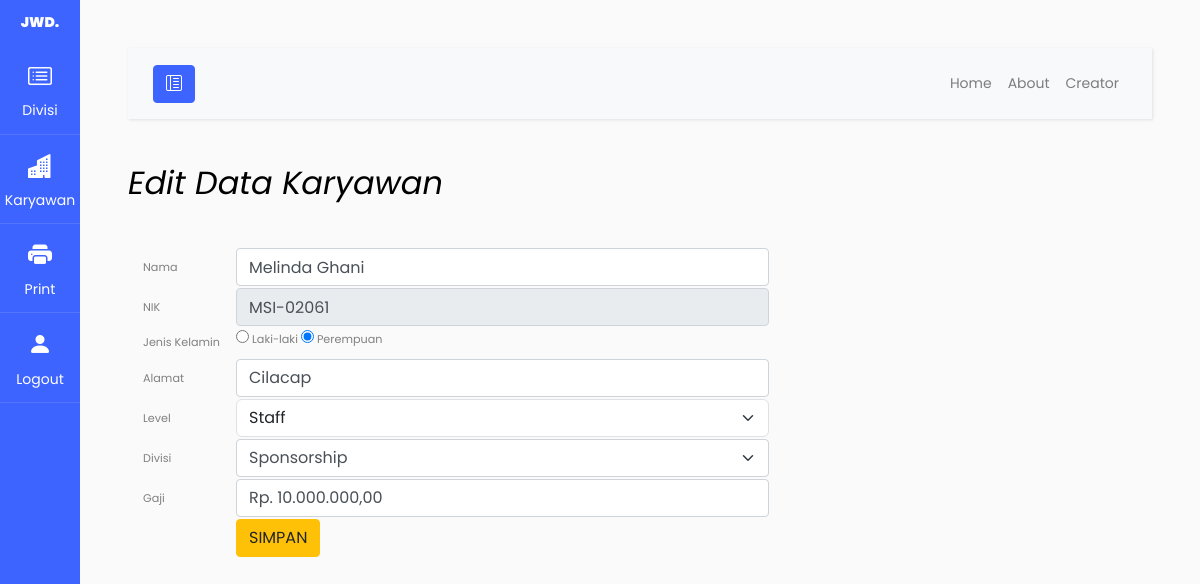
The app's page /tampilan/edit_kar.php?nik=MSI-02061 (signed in) with its own data.
### tables this page shows
CREATE TABLE `karyawan` (
  `nama` varchar(64) DEFAULT NULL,
  `nik` char(9) NOT NULL,
  `jenis_kelamin` varchar(24) DEFAULT NULL,
  `alamat` varchar(64) DEFAULT NULL,
  `level` varchar(32) DEFAULT NULL,
  `divisi` varchar(32) DEFAULT NULL,
  `gaji` varchar(100) DEFAULT NULL
);

### tampilan/edit_kar.php (the view, shortened to what this page needs)
<!DOCTYPE html>
<html lang="en">
<head>
    <link href="https://cdn.jsdelivr.net/npm/bootstrap@5.3.0/dist/css/bootstrap.min.css" rel="stylesheet">
    <link href="https://cdn.jsdelivr.net/npm/bootstrap-icons@1.10.3/font/bootstrap-icons.css" rel="stylesheet">
	<link rel="stylesheet" href="../css/style.css">
</head>
<body>
<div class="wrapper d-flex align-items-stretch">
    <?php
    include '../asset/sidebar.php';
    ?>
    <div id="content" class="p-4 p-md-5">
    <?php
    include '../asset/navbar.php';
    ?>
    <h2 class="mb-4"><em>Edit Data Karyawan</em></h2>
<main>
      <div class="table-responsive small">
        <table class="table table-striped table-sm">
          <?php
	include '../database/koneksi.php';
  $nik = $_GET['nik'];
  $data = mysqli_query($koneksi,"select * from karyawan where nik='$nik'");
  while($d = mysqli_fetch_array($data)){
		?>
		<form method="post" action="../sistem/update_kar.php">
			<table>
        <div class="aa">
          <tr>
          <td class="col-sm-2 col-form-label">Nama</td>
          <div class="col-sm-10">
          <td><input type="text" class="form-control" name="nama" value="<?php echo $d['nama']; ?>" ></td>
          </div>
          </tr>
        </div>
        <div class="aa">
          <tr>
          <td class="col-sm-2 col-form-label">NIK</td>
          <div class="col-sm-10">
          <td><input type="text" class="form-control" name="nik" value="<?php echo $d['nik']; ?>" disabled></td>
          </div>
          </tr>
        </div>
        <div class="aa">
          <tr>
            <td class="col-sm-2 col-form-label">Jenis Kelamin</td>
            <div class="col-sm-10">
              <td>
                <input type="radio" name="jenis_kelamin" id="laki-laki" value="Laki-laki" <?php if($d['jenis_kelamin'] == "Laki-laki") echo "checked"; ?> required>
                <label for="laki-laki">Laki-laki</label>
                <input type="radio" name="jenis_kelamin" id="perempuan" value="Perempuan" <?php if($d['jenis_kelamin'] == "Perempuan") echo "checked"; ?> required>
                <label for="perempuan">Perempuan</label>
              </td>
            </div>
          </tr>
        </div>
        <div class="aa">
          <tr>
          <td class="col-sm-2 col-form-label">Alamat</td>
          <div class="col-sm-10">
          <td><input type="text" class="form-control" name="alamat" value="<?php echo $d['alamat']; ?>"></td>
          </div>
          </tr>
        </div>
        <div class="aa">
                  <tr>
                    <td class="col-sm-2 col-form-label">Level</td>
                    <td>
                      <select name="level" class="form-select" aria-label="Default select example" required>
                        <option value="Staf" <?php if ($d['level'] == "Staf") echo "selected"; ?>>Staff</option>
                      </select>
                    </td>
                  </tr>
                </div>
                <div class="aa">
                  <tr>
                    <td class="col-sm-2 col-form-label">Divisi</td>
                    <td>
                      <select name="divisi" class="form-select form-control" aria-label="Default select example" required>
                        <?php
                          $query = mysqli_query($koneksi, "SELECT * FROM divisi") or die(mysqli_error($koneksi));
                          while ($dataDivisi = mysqli_fetch_array($query)) {
                            $selected = ($d['divisi'] == $dataDivisi['nama_divisi']) ? "selected" : "";
                            echo "<option value='$dataDivisi[nama_divisi]' $selected>$dataDivisi[nama_divisi]</option>";
                          }
                        ?>
                      </select>
                    </td>
                  </tr>
                </div>
        <div class="aa">
          <tr>
          <td class="col-sm-2 col-form-label">Gaji</td>
          <div class="col-sm-10">
          <td><input type="text" class="form-control" name="gaji" value="<?php echo $d['gaji']; ?>"></td>
          </div>
          </tr>
        </div>
        <div class="aa">
          <tr>
          <div class="col-sm-10">
            <td></td>
            <td><input type="submit" value="SIMPAN" class="btn btn-warning" ></td>
          </div>
          </tr>
        </div>
			</table>
		</form>
		<?php
	}
	?>
        </table>
      </div>
    </div>
  </div>
</body>
</html>

### records on screen
karyawan: nama "Melinda Ghani", nik "MSI-02061", jenis_kelamin "☐ Laki-laki", jenis_kelamin "☑ Perempuan", alamat "Cilacap", level "Staff", gaji "Rp. 10.000.000,00"

### other values on screen
form field divisi "Sponsorship"
